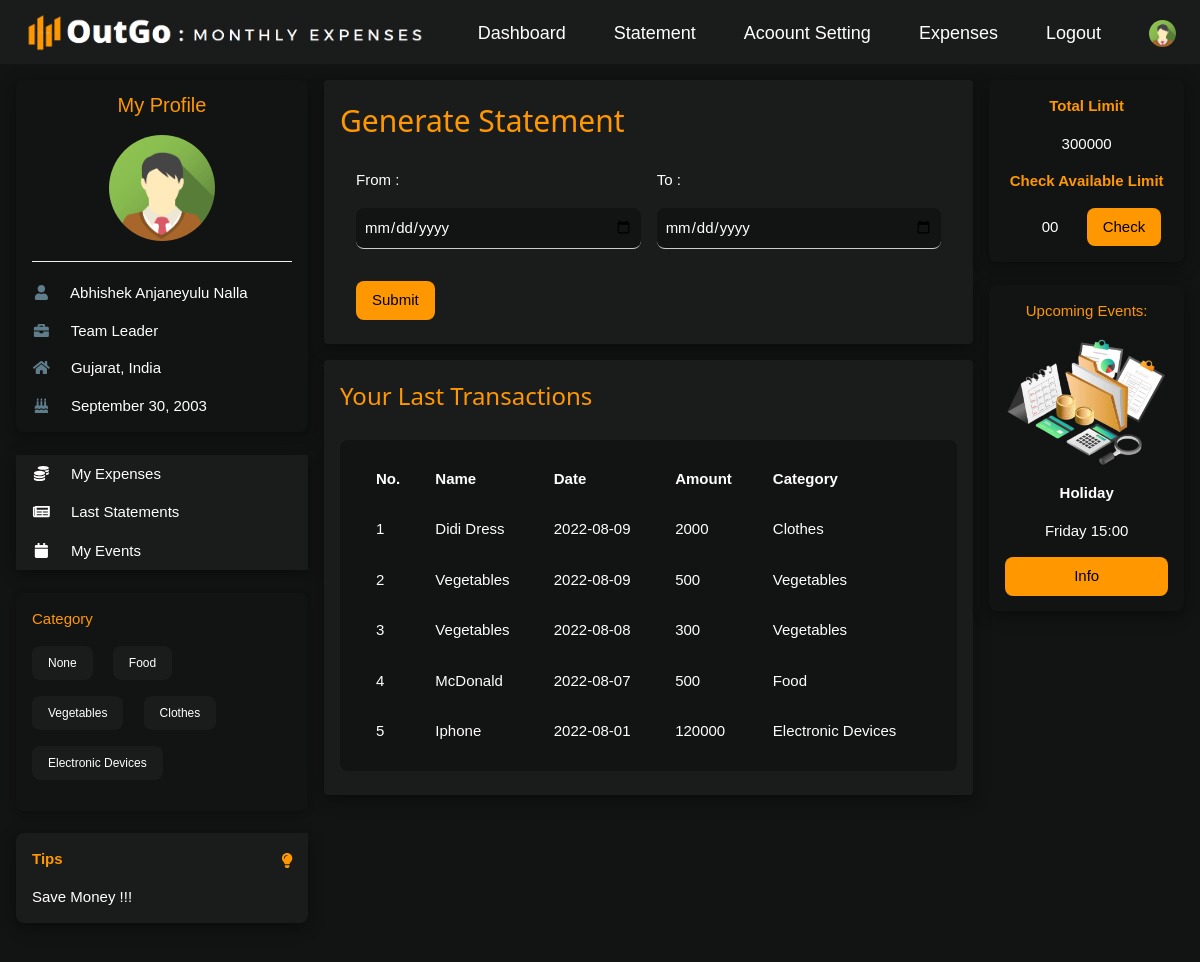
Page /user/statement.php (signed in) on the committed database.
### tables this page shows
CREATE TABLE `tbl_user` (
  `u_id` int(11) NOT NULL,
  `name` varchar(255) DEFAULT NULL,
  `username` varchar(255) DEFAULT NULL,
  `email` varchar(255) NOT NULL,
  `phone_no` varchar(10) DEFAULT NULL,
  `password` varchar(100) NOT NULL,
  `dob` date DEFAULT NULL,
  `age` int(11) DEFAULT NULL,
  `job` varchar(255) DEFAULT NULL,
  `salary` int(11) DEFAULT NULL,
  `expense_limit` int(11) DEFAULT NULL,
  `address` varchar(255) DEFAULT NULL,
  `city` varchar(255) DEFAULT NULL,
  `state` varchar(255) DEFAULT NULL,
  `country` varchar(255) DEFAULT NULL,
  `bio` varchar(510) DEFAULT NULL,
  `log` int(11) NOT NULL DEFAULT 0,
  `joined_since` date DEFAULT NULL
);

CREATE TABLE `tbl_category` (
  `c_id` int(11) NOT NULL,
  `cname` varchar(255) NOT NULL,
  `createdAt` date NOT NULL
);

CREATE TABLE `tbl_expenses` (
  `e_id` int(11) NOT NULL,
  `u_id` int(11) NOT NULL,
  `ename` varchar(255) NOT NULL,
  `date` date NOT NULL,
  `time` time DEFAULT NULL,
  `amount` varchar(10) NOT NULL,
  `category` varchar(255) NOT NULL,
  `comment` varchar(255) DEFAULT NULL
);

### user/statement.php (the view, shortened to what this page needs)
<?php
    if(isset($_SESSION['user']))
    {
        include '../connection.php';
        $userId=$_SESSION['user'];
        $ttl_amt=0;
        $index=0;
        $userDetails="SELECT * FROM tbl_user WHERE u_id='$userId'";
        $userDetailsResult=mysqli_query($conn,$userDetails);
        $userInfo=mysqli_fetch_assoc($userDetailsResult);
        $userName=$userInfo['name'];
        $userJob=$userInfo['job'];
        $userState=$userInfo['state'];
        $userCountry=$userInfo['country'];
        $dob=$userInfo['dob'];
        $date1=date_create($dob);
        $dob=date_format($date1,"F d, Y");
        $fetchExpenses="SELECT * FROM tbl_expenses WHERE u_id='$userId'";
        $fetchExpensesResult=mysqli_query($conn,$fetchExpenses);
        $allExpenses=mysqli_fetch_all($fetchExpensesResult,MYSQLI_ASSOC);
        foreach($allExpenses as $exp)
        {
            $amt=$exp['amount'];
            $ttl_amt=$ttl_amt+$amt;
        }
        $total_limit=$userInfo['expense_limit'];
        $limit=$total_limit-$ttl_amt;
        $fetchCategory="SELECT * FROM tbl_category";
        $fetchCategoryResult=mysqli_query($conn,$fetchCategory);
        $allCategory=mysqli_fetch_all($fetchCategoryResult,MYSQLI_ASSOC);
        ?>
<!DOCTYPE html>
<html>
<head>
    <link rel="stylesheet" href="../dj-style.css">
    <link rel="stylesheet" href="https://use.fontawesome.com/releases/v5.0.7/css/all.css">
</head>
<body class="dj-premium">
    <div class="dj-top">
        <div class="dj-bar dj-silver dj-left-align dj-large">
            <a href="#" class="dj-bar-item dj-padding-large"><img src="../images/1111.png" width="400rem"
                    height="40rem"></a>
            <a href="#" class="dj-bar-item dj-hide-small dj-right dj-padding-large dj-remove-underline"
                style="margin-top: 0.5rem;" title="My Account">
                <img src="../images/avatar.png" class="dj-circle" style="height:27px;width:27px" alt="Avatar">
            </a>
            <a href="../logout.php" class="dj-bar-item dj-hide-small dj-padding-large dj-remove-underline dj-right"
                style="margin-top: 0.5rem;" title="Logout">Logout</a>
            <a href="myexpenses.php" class="dj-bar-item dj-hide-small dj-padding-large dj-remove-underline dj-right"
                style="margin-top: 0.5rem;" title="Expenses">Expenses</a>
            <a href="#" class="dj-bar-item dj-hide-small dj-padding-large dj-remove-underline dj-right"
                style="margin-top: 0.5rem;" title="Account Settings">Acoount Setting</a>
            <a href="#" class="dj-bar-item dj-hide-small dj-padding-large dj-remove-underline dj-right"
                style="margin-top: 0.5rem;" title="Statement">Statement</a>
            <a href="dashboard.php" class="dj-bar-item dj-hide-small dj-padding-large dj-remove-underline dj-right"
                style="margin-top: 0.5rem;" title="Statement">Dashboard</a>
        </div>
    </div>
    <div class="dj-container dj-content" style="max-width:1400px;margin-top:80px">
        <div class="dj-row">
            <div class="dj-col m3">
                <div class="dj-card-4 dj-round-large dj-premium dj-hover-shadow-white">
                    <div class="dj-container">
                        <h4 class="dj-center dj-text-orange"><a href="myprofile.php" style="text-decoration: none;">My
                                Profile</a></h4>
                        <p class="dj-center"><img src="../images/avatar.png" class="dj-circle"
                                style="height:106px;width:106px" alt="Avatar"></p>
                        <hr>
                        <p><i class="fa fa-user fa-fw dj-margin-right dj-text-theme"></i> <?php echo $userName; ?></p>
                        <p><i class="fa fa-briefcase fa-fw dj-margin-right dj-text-theme"></i> <?php echo $userJob; ?>
                        </p>
                        <p><i class="fa fa-home fa-fw dj-margin-right dj-text-theme"></i>
                            <?php echo "$userState, ".$userCountry; ?></p>
                        <p><i class="fa fa-birthday-cake fa-fw dj-margin-right dj-text-theme"></i> <?php echo $dob; ?>
                        </p>
                    </div>
                </div>
                <br>
                <div class="dj-card-4 dj-round-large dj-hover-shadow-white">
                    <div class="dj-silver">
                        <button onclick="myFunction('Demo1')" class="dj-button dj-block dj-left-align"><i
                                class="fa fa-coins fa-fw dj-margin-right"></i> My Expenses</button>
                        <button onclick="myFunction('Demo2')" class="dj-button dj-block dj-left-align"><i
                                class="fa fa-newspaper fa-fw dj-margin-right"></i> Last Statements</button>
                        <button onclick="myFunction('Demo3')" class="dj-button dj-block dj-left-align"><i
                                class="fa fa-calendar fa-fw dj-margin-right"></i> My Events</button>
                    </div>
                </div>
                <br>
                <div class="dj-card dj-round-large dj-premium dj-hide-small dj-hover-shadow-white">
                    <div class="dj-container">
                        <p class="dj-text-orange">Category</p>
                        <p>
                            <?php
                            foreach($allCategory as $cat)
                            {
                                $ca_name=$cat['cname'];
                            ?>
                            <span
                                class="dj-tag dj-small dj-silver dj-round-large dj-padding dj-margin-bottom dj-margin-right"><?php echo $ca_name; ?></span>
                            <?php
                            }
                            ?>
                        </p>
                    </div>
                </div>
                <br>
                <div
                    class="dj-container dj-display-container dj-round-large dj-silver dj-card-4 dj-margin-bottom dj-hide-small dj-hover-shadow-white">
                    <span onclick="this.parentElement.style.display='none'" class="dj-button dj-display-topright">
                        <i class="fa fa-lightbulb dj-text-orange" style="margin-top: 12px;"></i>
                    </span>
                    <p class="dj-text-orange"><strong>Tips</strong></p>
                    <p>Save Money !!!</p>
                </div>
            </div>
            <div class="dj-col m7">
                <div class="dj-row-padding">
                    <div class="dj-col m12">
                        <div class="dj-card-4 dj-round dj-silver dj-hover-shadow-white">
                            <div class="dj-container dj-padding dj-margin-bottom">
                                <h2 class="dj-text-orange">Generate Statement</h2>
                                <form action="generatestatement.php" method="post">
                                    <div class="dj-row-padding">
                                        <div class="dj-half">
                                            <span class="dj-left dj-padding-16">From :</span>
                                            <input type="date" class="dj-input dj-round-large dj-premium" name="from"
                                                required>
                                        </div>
                                        <div class="dj-half">
                                            <span class="dj-left dj-padding-16">To :</span>
                                            <input type="date" placeholder="yyyy-mm-dd"
                                                class="dj-input dj-round-large dj-premium" name="to" required>
                                        </div>
                                    </div>
                                    <button name="btnstmt"
                                        class="dj-margin-top-32 dj-margin-left dj-margin-bottom dj-button dj-orange dj-round-large">Submit</button>
                                </form>
                            </div>
                        </div>
                        <div class="dj-card-4 dj-round dj-silver dj-hover-shadow-white">
                            <div class="dj-container dj-padding dj-margin-bottom">
                                <h3 class="dj-text-orange">Your Last Transactions</h3>
                                <table
                                    class="dj-premium dj-margin-top dj-padding dj-round-large dj-hover-shadow-white dj-margin-bottom dj-left"
                                    cellpadding="8" cellspacing="12" style="width:100% ;">
                                    <tr style="text-align: left;">
                                        <th>No.</th>
                                        <th>Name</th>
                                        <th>Date</th>
                                        <th>Amount</th>
                                        <th>Category</th>
                                    </tr>
                                    <?php
                                        $fetchTransaction="SELECT * FROM tbl_expenses WHERE u_id='$userId' ORDER BY date DESC LIMIT 7";
                                        $fetchTransactionResult=mysqli_query($conn,$fetchTransaction);
                                        $allTransaction=mysqli_fetch_all($fetchTransactionResult,MYSQLI_ASSOC);
                                        foreach($allTransaction as $transactionresult)
                                        {
                                            $index++;
                                    ?>
                                    <tr>
                                        <td><?php echo $index; ?></td>
                                        <td><?php echo $transactionresult['ename']; ?></td>
                                        <td><?php echo $transactionresult['date']; ?></td>
                                        <td><?php echo $transactionresult['amount']; ?></td>
                                        <td><?php echo $transactionresult['category']; ?></td>
                                    </tr>
                                    <?php
                                        }
                                    ?>
                                </table>
                            </div>
                        </div>
                    </div>
                </div>
            </div>
            <div class="dj-col m2">
                <div class="dj-card-4 dj-round-large dj-premium dj-center dj-hover-shadow-white">
                    <div class="dj-container">
                        <p class="dj-text-orange"><b>Total Limit</b></p>
                        <p><?php echo $total_limit; ?></p>
                        <p class="dj-text-orange"><b>Check Available Limit</b></p>
                        <div class="dj-row-padding dj-margin-bottom">
                            <?php
                        if(isset($_REQUEST['btnCheck']))
                        {
                        ?>
                            <div class="dj-half">
                                <button class="dj-padding dj-premium dj-round-large"
                                    style="border: none;"><?php echo $limit; ?></button>
                            </div>
                            <?php
                        }
                        else
                        {
                        ?>
                            <div class="dj-half">
                                <button class="dj-padding dj-premium dj-round-large" style="border: none;">00</button>
                            </div>
                            <?php
                        }
                        ?>
                            <form action="" method="post">
                                <div class="dj-half">
                                    <button name="btnCheck" class="dj-button dj-orange dj-round-large">Check</button>
                                </div>
                            </form>
                        </div>
                    </div>
                </div>
                <br>
                <div class="dj-card-4 dj-round-large dj-premium dj-center dj-hover-shadow-white">
                    <div class="dj-container">
                        <p class="dj-text-orange">Upcoming Events:</p>
                        <img src="../images/f1.png" alt="Forest" style="width:100%;">
                        <p><strong>Holiday</strong></p>
                        <p>Friday 15:00</p>
                        <p><button class="dj-button dj-block dj-orange dj-round-large">Info</button></p>
                    </div>
                </div>
            </div>
        </div>
    </div>
    <br>
</body>
</html>
<?php
}
else
{
	header("location: ../login.php");
}
?>

### rows in the picture
tbl_user: name "Abhishek Anjaneyulu Nalla", job "Team Leader", state "Gujarat", country "India", dob "September 30, 2003", expense_limit "300000"
tbl_category: cname "None"
tbl_category: cname "Food"
tbl_category: cname "Vegetables"
tbl_category: cname "Clothes"
tbl_category: cname "Electronic Devices"
tbl_expenses: ename "Didi Dress", date "2022-08-09", amount "2000", category "Clothes"
tbl_expenses: ename "Vegetables", date "2022-08-09", amount "500", category "Vegetables"
tbl_expenses: ename "Vegetables", date "2022-08-08", amount "300", category "Vegetables"
tbl_expenses: ename "McDonald", date "2022-08-07", amount "500", category "Food"
tbl_expenses: ename "Iphone", date "2022-08-01", amount "120000", category "Electronic Devices"
